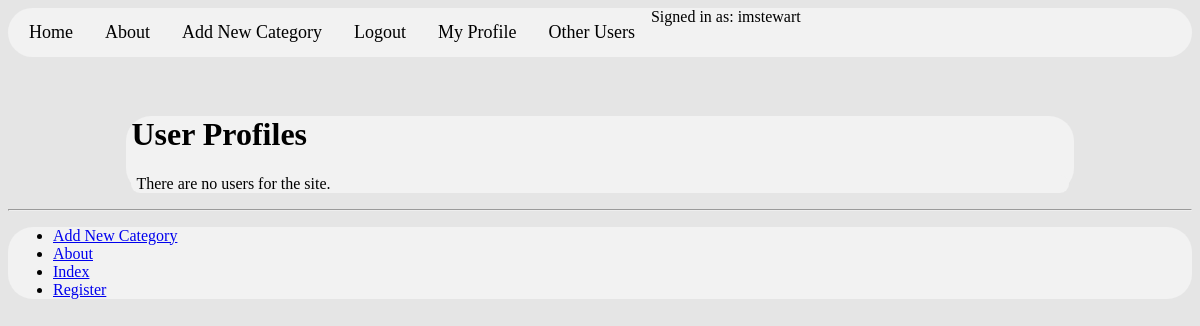
The page /meal_deal/profiles/ (signed in) on the database as committed earlier.
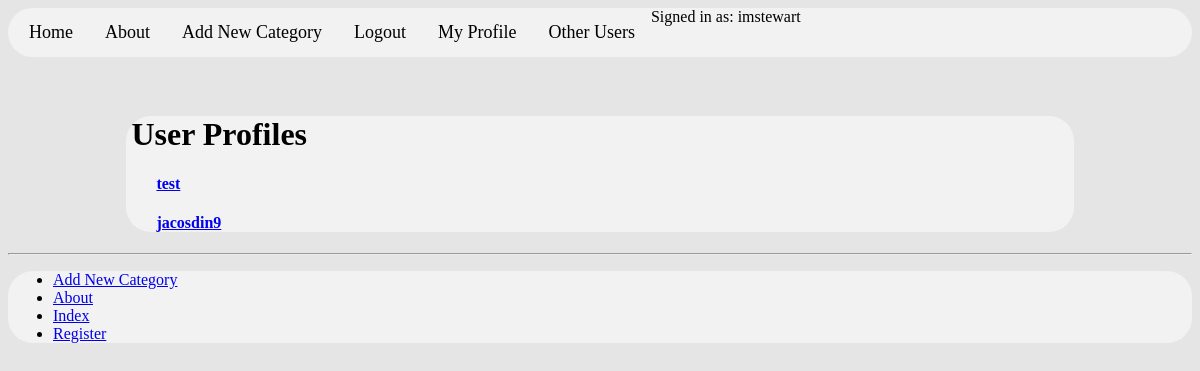
The same page on the database as committed later.
### meal_deal/models.py (models this page shows, shortened)
class UserProfile(models.Model):
    user = models.OneToOneField(User)
    picture = models.ImageField(upload_to='profile_images', null=True)

### meal_deal/views.py (the view)
@login_required
def list_profiles(request):
    userprofile_list = UserProfile.objects.all()
    return render(request, 'meal_deal/list_profiles.html',
                  {'userprofile_list' : userprofile_list})

### templates/meal_deal/list_profiles.html (shortened to what this page needs)
{% extends 'meal_deal/base.html' %}
{% load staticfiles %}
{% block body_block %}
<h1>User Profiles</h1>
	<div class="panel">
	{% if userprofile_list %}
	<div class="panel-heading">
		<div class="panel-body">
			<div class="list-group">
				{% for listuser in userprofile_list %}
					<div class="list-group-item">
						<h4 class="list-group-item-heading">
							<a href="{% url 'profile' listuser.user.username %}">
								{{ listuser.user.username }}</a>
						</h4>
					</div>
				{% endfor %}
			</div>
		</div>
	</div>
	{% else %}
		<p>There are no users for the site.</p>
	{% endif %}
</div>
{% endblock %}

Rows that differ between the two databases and show on the page:
added UserProfile: user.username "test"
added UserProfile: user.username "jacosdin9"
Other text that changed with them:
text no longer shown: "There are no users for the site."
